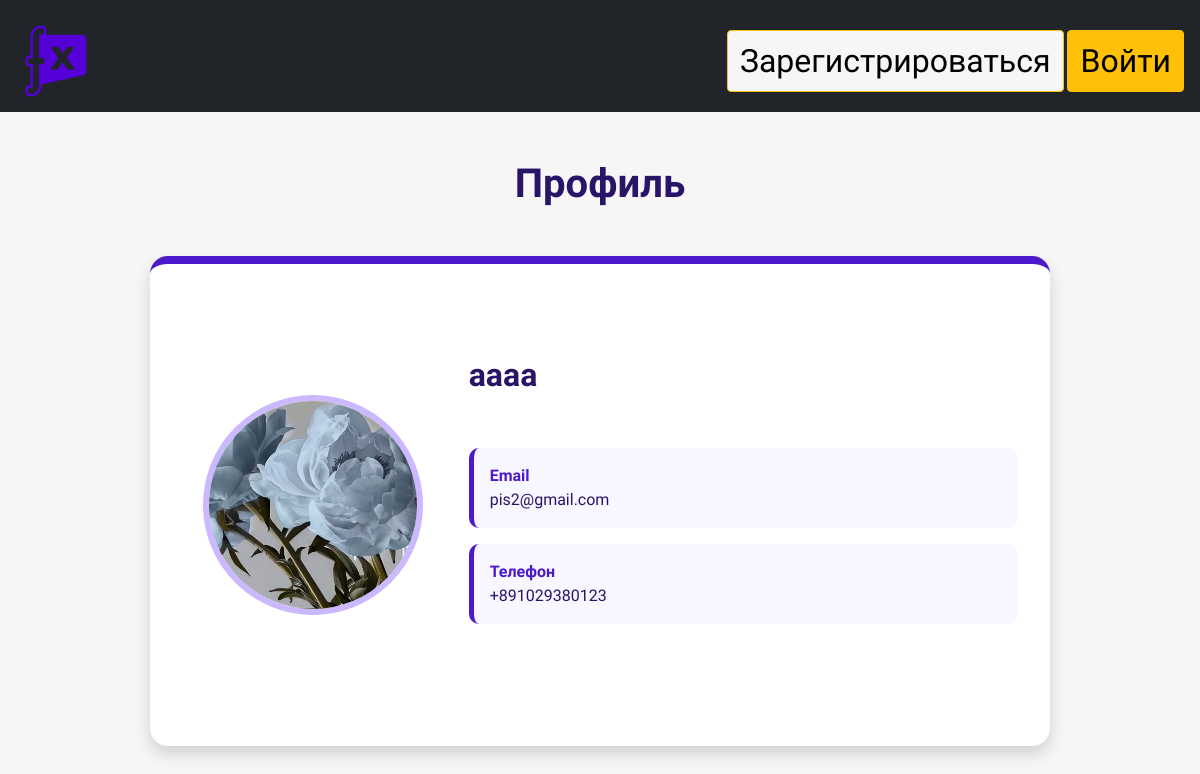
The app's page /profile/1 with its own data.
### data/user.py (models this page shows, shortened)
class Users(SqlAlchemyBase, UserMixin, SerializerMixin):  # модель для работы с таблицей users
    __tablename__ = 'users'
    id = sqlalchemy.Column(sqlalchemy.Integer,
                           primary_key=True, autoincrement=True)
    login = sqlalchemy.Column(sqlalchemy.String, nullable=True, unique=True)
    email = sqlalchemy.Column(sqlalchemy.String,
                              index=True, unique=True, nullable=True)
    photo = sqlalchemy.Column(sqlalchemy.String, nullable=True)
    phone_number = sqlalchemy.Column(sqlalchemy.String, nullable=True)
    hashed_password = sqlalchemy.Column(sqlalchemy.String, nullable=True)
    created_date = sqlalchemy.Column(sqlalchemy.DateTime,
                                     default=datetime.datetime.now)

### main.py (the view)
@app.route('/profile/<int:id>')  # обработчик профиля пользователя
def profile(id):
    session = db_session.create_session()
    user = session.query(Users).filter(Users.id == id).first()
    photo = session.query(Users).all()
    return render_template('profile.html', title='Профиль', user=user, photos=photo,
                           css1=url_for('static', filename='css/style_profile.css'))

### data/db_session.py (called while the page is built)
def create_session() -> Session:
    global __factory
    return __factory()

### templates/profile.html (shortened to what this page needs)
{% extends "base.html" %}
{% block styles %}
<link rel="stylesheet"
      href="{{ url_for('static', filename='css/style_profile.css') }}">
{% endblock %}
{% block content %}
<div class="container py-5">
    <h1 class="text-center profile-title mb-5">
        Профиль
    </h1>
    <div class="profile-card mx-auto shadow">
        <div class="row align-items-center g-4">
            <div class="col-md-4 text-center">
                <img
                    class="profile-image"
                    src="/{{ user.photo }}"
                    alt="Фото профиля">
            </div>
            <div class="col-md-8">
                <h2 class="username">
                    {{ user.login }}
                </h2>
                <div class="profile-info mt-4">
                    <div class="info-item">
                        <strong>Email</strong><br>
                        {{ user.email }}
                    </div>
                    <div class="info-item">
                        <strong>Телефон</strong><br>
                        +{{ user.phone_number }}
                    </div>
                </div>
            </div>
        </div>
    </div>
</div>
{% endblock %}

### static/css/style.css (style rules this page uses)
* { box-sizing: border-box; }
:root { --back-color: #f6f6f6; }
body { margin: 0; background-color: #F6F6F6; font-family: 'Golos Text', sans-serif; }
div { padding: 30px 0 }

### static/css/style_profile.css (style rules this page uses)
.profile-title { color:#2A1468; font-weight:700; }
.profile-card { max-width:900px; background:white; border-radius:18px; border-top:8px solid #4D19CC; padding:2rem; }
.profile-image { width:220px; height:220px; object-fit:cover; border-radius:50%; border:6px solid #CBB8FF; background:white; }
.username { color:#2A1468; font-weight:700; }
.profile-info { display:flex; flex-direction:column; gap:1rem; }
.info-item { background:#F8F6FF; border-left:5px solid #4D19CC; border-radius:10px; padding:1rem; color:#2A1468; }
.info-item strong { color:#4D19CC; }

### records on screen
Users: photo (picture), login "aaaa", email "pis2@gmail.com", phone_number "891029380123"
